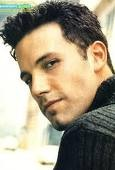
#> input picture opencv/Resources/Faces/train/Ben Afflek/1.jpg, 115 x 170 px, given in place of the camera
$ python read.py
#> lines starting #> are read from the running program, lines starting #| are printed output that depends on the picture; after the words box and inside, x2 and y2 are one past the last pixel; in counts of white or black regions, pixels touching at a corner belong together
import cv2 as cv
import numpy as np

#READING IMAGES
# img = cv.imread('./Resources/Photos/cat.jpg')

# cv.imshow('Cat', img)

# cv.waitKey(0)

#READING VIDEOS
capture = cv.VideoCapture(0) #input 0 for webcam

while True:
    isTrue, frame = capture.read()
#> frame is the input picture: shape (170, 115, 3); mean B, G, R 130.9, 151.7, 161.1

    gray = cv.cvtColor(frame, cv.COLOR_BGR2GRAY)
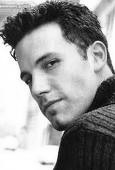
#> gray: shape (170, 115); min 0, max 255, mean 152.2
    blur = cv.medianBlur(gray, 3)
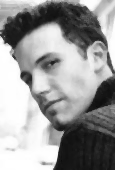
#> blur: shape (170, 115); min 10, max 255, mean 152.3
    canny= cv.Canny(blur, 125, 125)
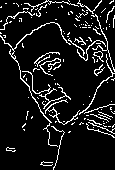
#> canny: shape (170, 115); 9.9% white in thin lines or dots
    dilated = cv.dilate(canny,(7,7),iterations=3)
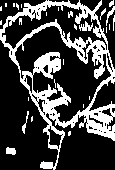
#> dilated: shape (170, 115); 26.4% white; 28 white regions (19 under 20 px), largest, box (x1, y1, x2, y2) and area: (0, 0, 115, 170) 4692, (79, 21, 93, 31) 74, (6, 147, 16, 155) 63

    ret, thresh = cv.threshold(gray,125,255,cv.THRESH_BINARY)
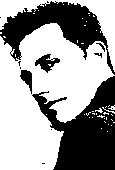
#> thresh: shape (170, 115); 61.2% white; 13 black regions (8 under 20 px), largest, box (x1, y1, x2, y2) and area: (32, 76, 115, 170) 4114, (0, 1, 115, 75) 3030, (35, 54, 60, 73) 222, (20, 70, 32, 94) 155, (96, 43, 105, 52) 23

    lap = cv.Laplacian(gray, cv.CV_64F)
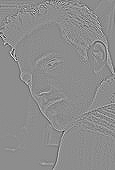
#> lap: shape (170, 115) float64; min -494, max 397, mean -0.1; drawn with min black and max white
    lap = np.uint8(np.absolute(lap))
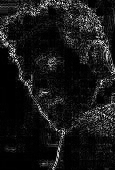
#> lap: shape (170, 115); min 0, max 254, mean 22.9


    cv.imshow('dilated boston', dilated)

    cv.imshow('Laplacian',lap)

    cv.imshow('video',frame)

    if cv.waitKey(20) & 0xFF == ord('d'):
#> (key Esc is pressed here)
        break

capture.release()
cv.destroyAllWindows()

$ run again, on opencv/Resources/Faces/train/Ben Afflek/10.jpg
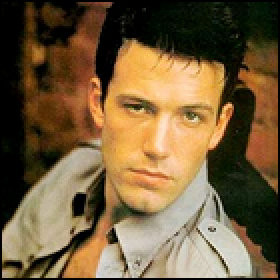
#> input picture opencv/Resources/Faces/train/Ben Afflek/10.jpg, 140 x 140 px, given in place of the camera (shown 2 times larger)
#> frame is the input picture: shape (140, 140, 3); mean B, G, R 60.5, 93.3, 116
#> `canny= cv.Canny(blur, 125, 125)`:
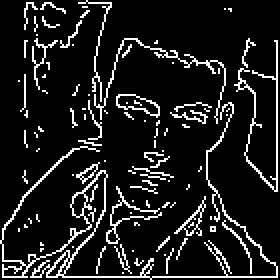
#> canny: shape (140, 140) (shown 2 times larger); 11.4% white in thin lines or dots
#> dilated: shape (140, 140); 26.6% white; 30 white regions (19 under 20 px), largest, box (x1, y1, x2, y2) and area: (0, 0, 139, 140) 3242, (58, 47, 87, 100) 548, (117, 19, 139, 99) 426
#> thresh: shape (140, 140); 41.1% white; 16 white regions (13 under 20 px), largest, box (x1, y1, x2, y2) and area: (1, 20, 126, 139) 7934, (23, 127, 34, 139) 51, (1, 135, 8, 139) 24
#> `lap = np.uint8(np.absolute(lap))`:
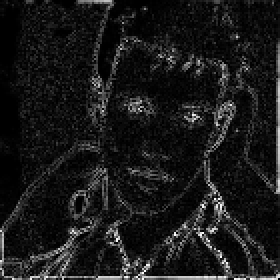
#> lap: shape (140, 140) (shown 2 times larger); min 0, max 255, mean 25.6

$ run again, on opencv/Resources/Faces/train/Ben Afflek/12.jpg
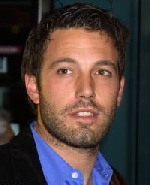
#> input picture opencv/Resources/Faces/train/Ben Afflek/12.jpg, 150 x 185 px, given in place of the camera
#> frame is the input picture: shape (185, 150, 3); mean B, G, R 60.5, 62.7, 77.8
#> canny: shape (185, 150); 6.9% white in thin lines or dots, all inside (x1, y1, x2, y2) = (0, 0, 125, 185)
#> dilated: shape (185, 150); 17.4% white; 52 white regions (26 under 20 px), largest, box (x1, y1, x2, y2) and area: (68, 59, 116, 133) 1112, (39, 18, 113, 109) 632, (40, 114, 93, 158) 555
#> thresh: shape (185, 150); 21.4% white; 39 white regions (30 under 20 px), largest, box (x1, y1, x2, y2) and area: (42, 28, 111, 139) 3876, (44, 138, 91, 185) 846, (91, 70, 114, 114) 562
#> `lap = np.uint8(np.absolute(lap))`:
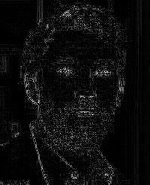
#> lap: shape (185, 150); min 0, max 213, mean 13.8
